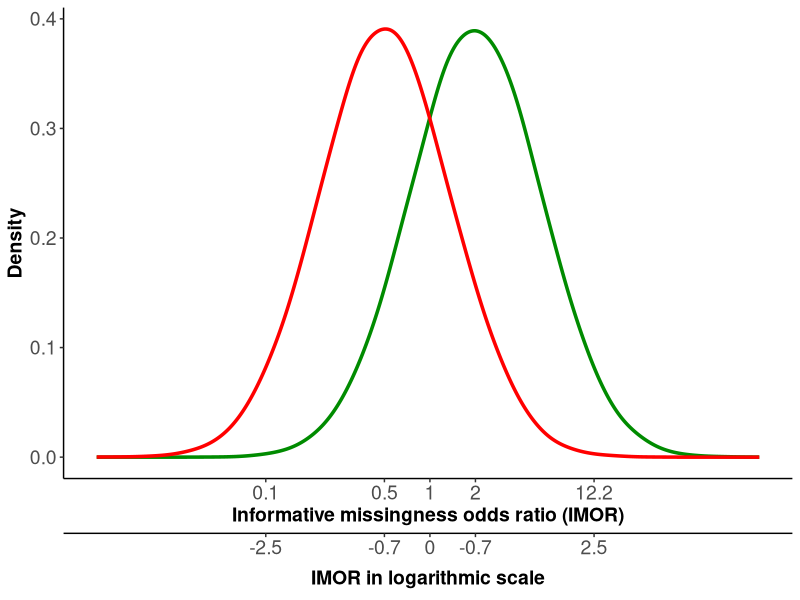

Here is the R script that generated this plot:
library(ggplot2)
library(cowplot)

#source: https://stackoverflow.com/questions/18509723/display-two-parallel-axes-on-a-ggplot-r

set.seed(123)
x1 <- rnorm(100000, log(2), 1)
x2 <- rnorm(100000, -log(2), 1)
x <- c(x1, x2)
group <- c(rep("treat1", length(x1)), 
           rep("treat2", length(x2)))

plot <- ggplot(data.frame(x, group), aes(x = x, colour = group)) +
  geom_density(bw = 0.2, linewidth = 1.2) +
  scale_color_manual(values = c("treat1" = "green4", "treat2" = "red")) +
  scale_x_continuous(breaks = c(-2.5, -log(2), 0, log(2), 2.5), 
                     label = round(exp(c(-2.5, -log(2), 0, log(2), 2.5)), 1)) + 
  labs(x = "Informative missingness odds ratio (IMOR)", y = "Density") + 
  guides(colour = "none") +
  theme_classic() +
  theme(axis.text = element_text(size = 14),
        axis.title = element_text(size = 14, face = "bold"))

x2plot <- ggplot(data.frame(x, group), aes(x = x, colour = group)) +
  geom_density(bw = 0.2, linewidth = 1.2) +
  scale_color_manual(values = c("treat1" = "green4", "treat2" = "red")) +
  scale_x_continuous(breaks = c(-2.5, -log(2), 0, log(2), 2.5), 
                     label = c(-2.5, round(-log(2), 1), 0, round(-log(2), 1), 2.5)) + 
  labs(x = "IMOR in logarithmic scale", y = "Density") + 
  guides(colour = "none") +
  theme_classic() +
  theme(axis.text = element_text(size = 14),
        axis.title = element_text(size = 14, face = "bold"))

x <- get_x_axis(x2plot)
xl <- get_plot_component(x2plot, "xlab-b")

plot_grid(plot, ggdraw(x), ggdraw(xl), align = 'v', axis = 'rl', ncol = 1, 
          rel_heights = c(0.8, 0.05, 0.05))

